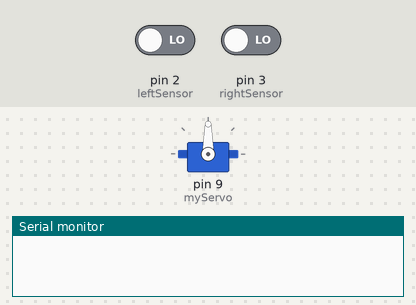
Bench run of a sketch on a simulated Arduino Uno, built with avr-gcc and run on an emulated ATmega328P. Parts: servo, the last lines printed to the serial monitor. The inputs (shaded band) are chosen by the test bench; at power-on: pin 2 (leftSensor) LOW, pin 3 (rightSensor) LOW.

Above: at 1.2 s.
1.3 s: pin 2 (leftSensor) driven HIGH
At 1.55 s:
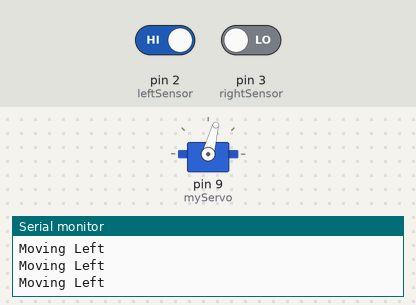
At 3.9 s:
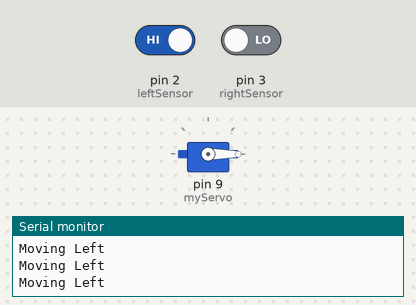
4.3 s: pin 3 (rightSensor) driven HIGH
At 4.77 s:
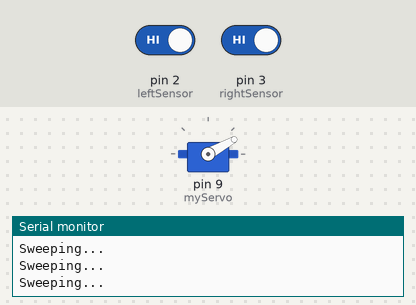
7.3 s: pin 2 (leftSensor) driven LOW
Timing chart, 0 to 10.3 s (numbered marks = the images above; inputs shaded):
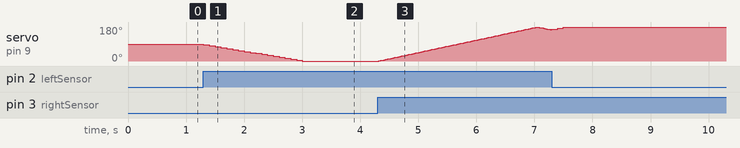

Measured:
- after the input at 1.3 s, servo on pin 9 (myServo): moves from 90° to 0° over 1.7 s, starting at once
- after the input at 4.3 s, servo on pin 9 (myServo): rises from 0° to 179° in 2.7 s, then falls to 165° in 0.24 s

The sketch:

Touch_based_ServoDistance_ControlSystem.ino
```cpp
#include <Servo.h>

Servo myServo;

int leftSensor = 2;
int rightSensor = 3;

int angle = 90;
int sweepAngle = 0;
bool sweepForward = true;
bool sweepMode = false;

void setup() {
  pinMode(leftSensor, INPUT);
  pinMode(rightSensor, INPUT);

  myServo.attach(9);
  myServo.write(angle);

  Serial.begin(9600);
}

void loop() {
  int leftState = digitalRead(leftSensor);
  int rightState = digitalRead(rightSensor);

  // 👉 BOTH sensors touched → start sweep mode
  if (leftState == HIGH && rightState == HIGH) {
    sweepMode = true;
  }
  else {
    sweepMode = false;
  }

  // ✅ SWEEP MODE (non-blocking)
  if (sweepMode) {
    Serial.println("Sweeping...");

    myServo.write(sweepAngle);

    if (sweepForward) {
      sweepAngle++;
      if (sweepAngle >= 180) sweepForward = false;
    } else {
      sweepAngle--;
      if (sweepAngle <= 0) sweepForward = true;
    }

    delay(15);
    return;  // important: skip other controls
  }

  // 👉 STOP exactly where released
  angle = myServo.read();

  // LEFT control
  if (leftState == HIGH) {
    angle -= 5;
    if (angle < 0) angle = 0;

    myServo.write(angle);
    Serial.println("Moving Left");
    delay(100);
  }

  // RIGHT control
  else if (rightState == HIGH) {
    angle += 5;
    if (angle > 180) angle = 180;

    myServo.write(angle);
    Serial.println("Moving Right");
    delay(100);
  }
}
```
